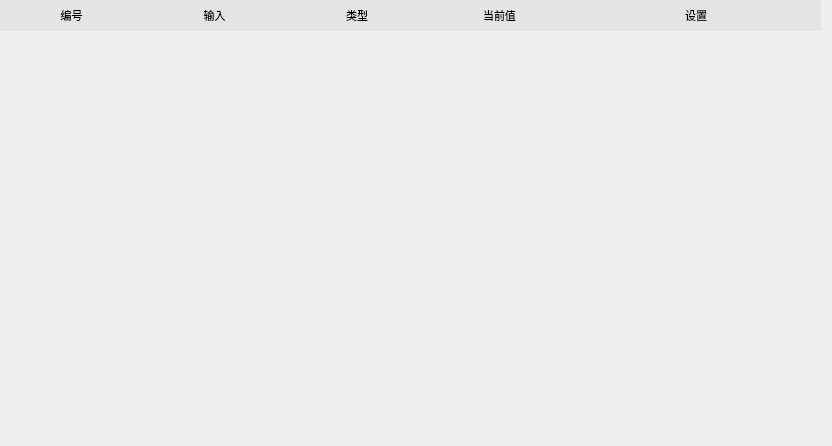
<?xml version="1.0" encoding="UTF-8"?>
<ui version="4.0">
 <class>SetLineWid</class>
 <widget class="QWidget" name="SetLineWid">
  <property name="geometry">
   <rect>
    <x>0</x>
    <y>0</y>
    <width>832</width>
    <height>446</height>
   </rect>
  </property>
  <property name="font">
   <font>
    <family>Ubuntu</family>
    <pointsize>8</pointsize>
    <italic>false</italic>
    <bold>false</bold>
   </font>
  </property>
  <property name="windowTitle">
   <string>Form</string>
  </property>
  <property name="styleSheet">
   <string notr="true">font: 8pt &quot;Ubuntu&quot;;</string>
  </property>
  <widget class="QWidget" name="widget" native="true">
   <property name="geometry">
    <rect>
     <x>0</x>
     <y>0</y>
     <width>821</width>
     <height>31</height>
    </rect>
   </property>
   <property name="styleSheet">
    <string notr="true"/>
   </property>
   <layout class="QHBoxLayout" name="horizontalLayout_2">
    <property name="spacing">
     <number>0</number>
    </property>
    <property name="topMargin">
     <number>0</number>
    </property>
    <property name="bottomMargin">
     <number>0</number>
    </property>
    <item>
     <widget class="QLabel" name="label_4">
      <property name="font">
       <font>
        <family>Ubuntu</family>
        <pointsize>8</pointsize>
        <italic>false</italic>
        <bold>false</bold>
       </font>
      </property>
      <property name="styleSheet">
       <string notr="true">background-color: rgb(228,228,228);
color: rgb(0,0,0);</string>
      </property>
      <property name="text">
       <string>编号</string>
      </property>
      <property name="alignment">
       <set>Qt::AlignCenter</set>
      </property>
     </widget>
    </item>
    <item>
     <widget class="QLabel" name="label_5">
      <property name="font">
       <font>
        <family>Ubuntu</family>
        <pointsize>8</pointsize>
        <italic>false</italic>
        <bold>false</bold>
       </font>
      </property>
      <property name="styleSheet">
       <string notr="true">background-color: rgb(228,228,228);
color: rgb(0,0,0);</string>
      </property>
      <property name="text">
       <string>输入</string>
      </property>
      <property name="alignment">
       <set>Qt::AlignCenter</set>
      </property>
     </widget>
    </item>
    <item>
     <widget class="QLabel" name="label_6">
      <property name="font">
       <font>
        <family>Ubuntu</family>
        <pointsize>8</pointsize>
        <italic>false</italic>
        <bold>false</bold>
       </font>
      </property>
      <property name="styleSheet">
       <string notr="true">background-color: rgb(228,228,228);
color: rgb(0,0,0);</string>
      </property>
      <property name="text">
       <string>类型</string>
      </property>
      <property name="alignment">
       <set>Qt::AlignCenter</set>
      </property>
     </widget>
    </item>
    <item>
     <widget class="QLabel" name="label_7">
      <property name="font">
       <font>
        <family>Ubuntu</family>
        <pointsize>8</pointsize>
        <italic>false</italic>
        <bold>false</bold>
       </font>
      </property>
      <property name="styleSheet">
       <string notr="true">background-color: rgb(228,228,228);
color: rgb(0,0,0);</string>
      </property>
      <property name="text">
       <string>当前值</string>
      </property>
      <property name="alignment">
       <set>Qt::AlignCenter</set>
      </property>
     </widget>
    </item>
    <item>
     <widget class="QLabel" name="label_8">
      <property name="minimumSize">
       <size>
        <width>250</width>
        <height>0</height>
       </size>
      </property>
      <property name="font">
       <font>
        <family>Ubuntu</family>
        <pointsize>8</pointsize>
        <italic>false</italic>
        <bold>false</bold>
       </font>
      </property>
      <property name="styleSheet">
       <string notr="true">background-color: rgb(228,228,228);
color: rgb(0,0,0);</string>
      </property>
      <property name="text">
       <string>设置</string>
      </property>
      <property name="alignment">
       <set>Qt::AlignCenter</set>
      </property>
     </widget>
    </item>
   </layout>
  </widget>
  <widget class="QWidget" name="widget_1" native="true">
   <property name="geometry">
    <rect>
     <x>10</x>
     <y>30</y>
     <width>811</width>
     <height>91</height>
    </rect>
   </property>
   <property name="styleSheet">
    <string notr="true"/>
   </property>
  </widget>
  <widget class="QWidget" name="widget_2" native="true">
   <property name="geometry">
    <rect>
     <x>10</x>
     <y>130</y>
     <width>811</width>
     <height>91</height>
    </rect>
   </property>
   <property name="styleSheet">
    <string notr="true"/>
   </property>
  </widget>
  <widget class="QWidget" name="widget_3" native="true">
   <property name="geometry">
    <rect>
     <x>10</x>
     <y>230</y>
     <width>811</width>
     <height>91</height>
    </rect>
   </property>
   <property name="styleSheet">
    <string notr="true"/>
   </property>
  </widget>
  <widget class="QWidget" name="widget_4" native="true">
   <property name="geometry">
    <rect>
     <x>10</x>
     <y>330</y>
     <width>811</width>
     <height>91</height>
    </rect>
   </property>
   <property name="styleSheet">
    <string notr="true"/>
   </property>
  </widget>
 </widget>
 <resources/>
 <connections/>
</ui>
